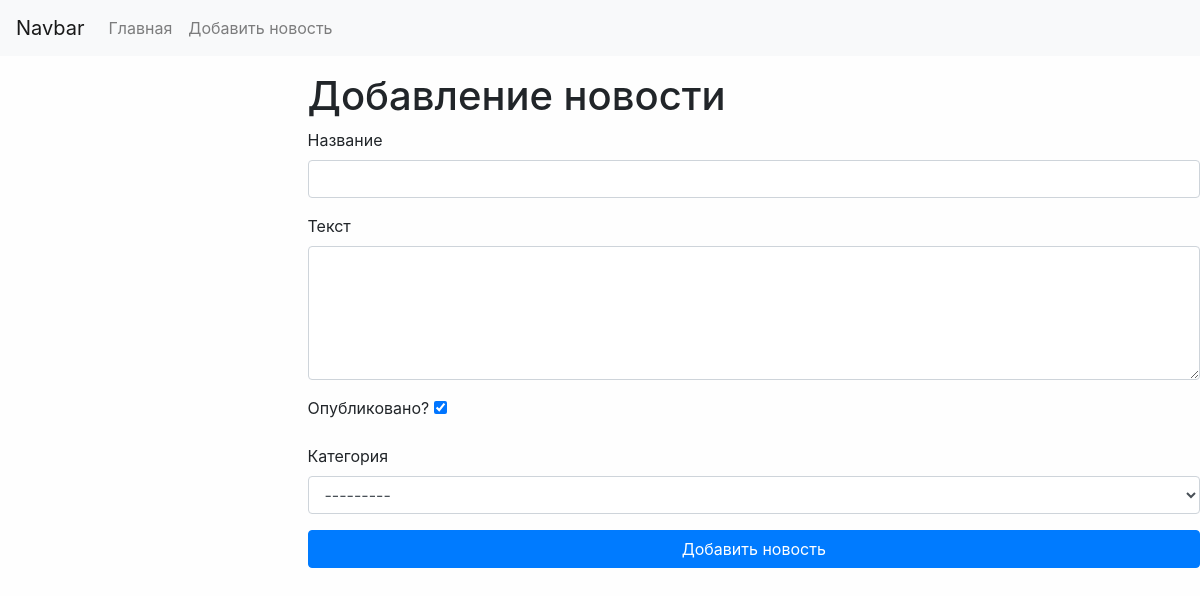
The app's page /news/add_news, older data.
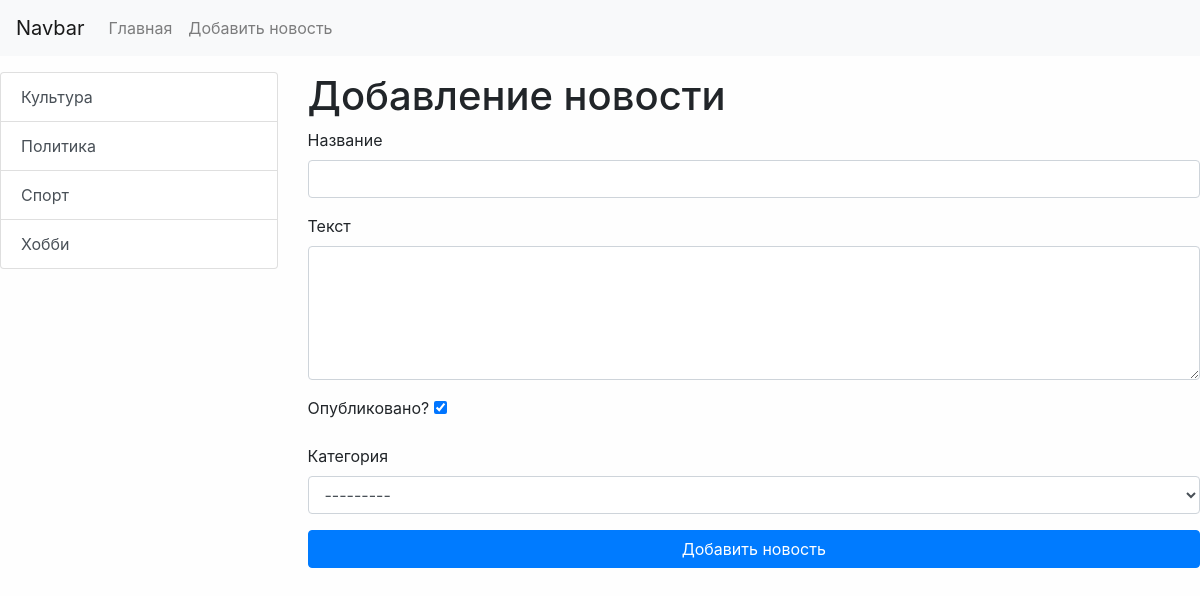
The same page, newer data.
### news/models.py (models this page shows)
class Category(models.Model):
    title = models.CharField(max_length=150, db_index=True, verbose_name='Наименование категории')
    def get_absolute_url(self):
        return reverse('category', kwargs={"category_id": self.pk})
    def __str__(self):
        return self.title
    class Meta:
        verbose_name = 'Категория'
        verbose_name_plural = 'Категории'
        ordering = ['title']

### news/views.py (the view)
# urls.py: path('news/add_news', add_news, name='add_news')
def add_news(request):
    if request.method == 'POST':
        form = NewsForm(request.POST)
        if form.is_valid():
            news = form.save()
            return redirect(news)
    else:
        form = NewsForm()
    return render(request, 'news/add_news.html', {'form': form})

### news/forms.py
class NewsForm(forms.ModelForm):
    class Meta:
        model = News
        fields = ['title', 'content', 'is_published', 'category']
        widgets = {
            'title': forms.TextInput(attrs={'class': 'form-control'}),
            'content': forms.Textarea(attrs={'class': 'form-control', 'rows': 5}),
            'category': forms.Select(attrs={'class': 'form-control'}),
        }

### news/templatetags/news_tags.py (called while the page is built)
@register.inclusion_tag('news/list_categories.html')
def show_categories(arg1 = 'Hello', arg2 = 'world'):
    categories = Category.objects.all()
    return {'categories':categories, 'arg1':arg1, 'arg2':arg2}

### news/templates/news/add_news.html (shortened to what this page needs)
{% extends 'base.html' %}
{% block sidebar %}
    {% include 'inc/_sidebar.html' %}
{% endblock %}
{% block content %}
    <h1> Добавление новости </h1>
    <form action="{% url 'add_news' %}" method="post">
        <div class="form-group">
            <label for="{{ form.title.id_for_label }}">Название</label>
            {{ form.title }}
        </div>
        <div class="form-group">
            <label for="{{ form.content.id_for_label }}">Текст</label>
            {{ form.content }}
        </div>
        <div class="form-group">
            <label for="{{ form.is_published.id_for_label }}">Опубликовано?</label>
            {{ form.is_published }}
        </div>
        <div class="form-group">
            <label for="{{ form.category.id_for_label }}">Категория</label>
            {{ form.category }}
        </div>
        <button type="submit" class="btn btn-primary btn-block">Добавить новость</button>
    </form>
{% endblock %}

### news/templates/news/list_categories.html
<div class="list-group">
    {% for item in categories %}
        <a href="{{ item.get_absolute_url }}"
           class="list-group-item list-group-item-action">{{ item.title }}</a>
    {% endfor %}
</div>

Row changes from the older to the newer data that the page shows:
added Category: title "Культура"
added Category: title "Политика"
added Category: title "Спорт"
added Category: title "Хобби"
